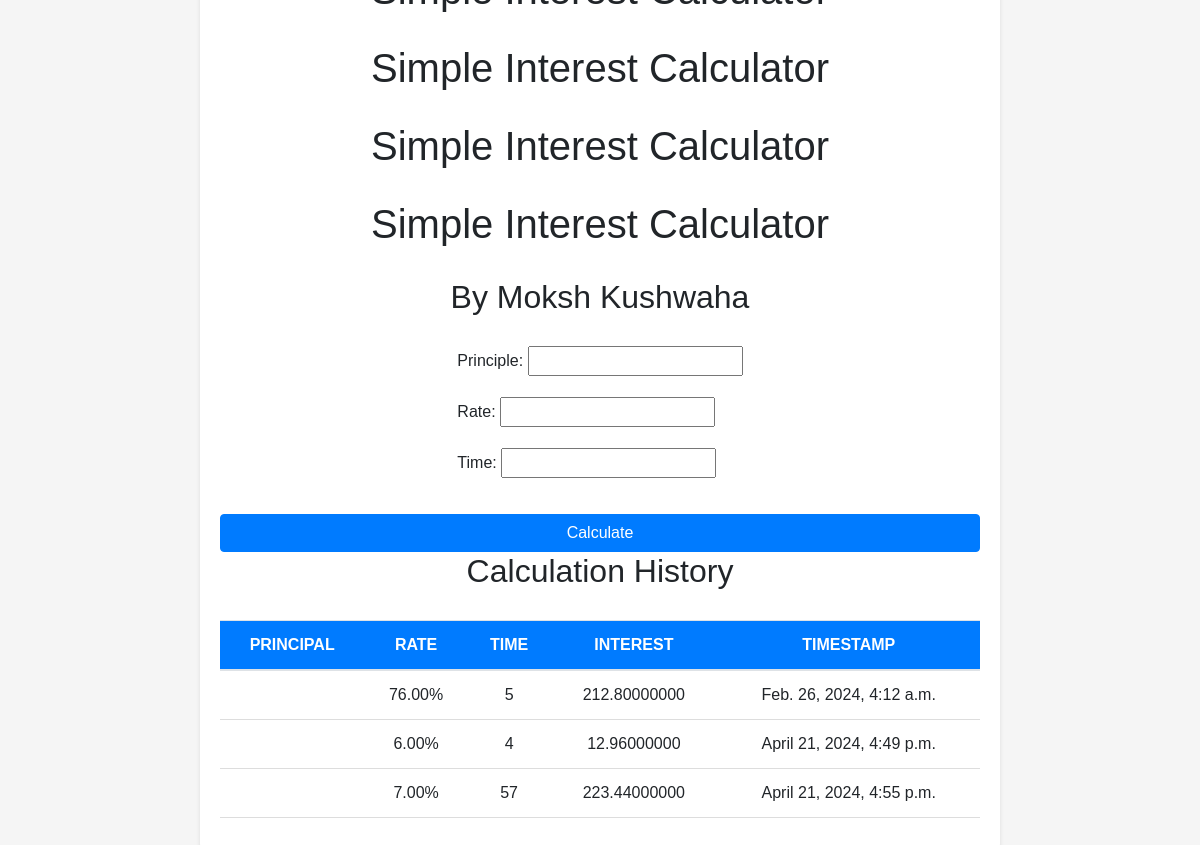
The page / on the database its author committed.
### calc/models.py (models this page shows)
class Calculation(models.Model):
    principle = models.DecimalField(max_digits=10, decimal_places=2)
    rate = models.DecimalField(max_digits=10, decimal_places=2)
    time = models.IntegerField()
    result = models.DecimalField(max_digits=15, decimal_places=8)
    timestamp = models.DateTimeField(auto_now_add=True)

### calc/views.py (the view)
# urls.py: path('', views.index, name='index'),
def index(request):
    if request.method == 'POST':
        form = calculationform(request.POST)
        if form.is_valid():
            instance = form.save(commit=False)
            instance.result = instance.principle * (instance.rate / 100) * instance.time
            instance.save()
        return redirect('index')
    else:
        form = calculationform()
    calculations = Calculation.objects.all().order_by('timestamp')
    return render(request, 'index.html', {'form':form, 'calculations':calculations})

### calc/forms.py
class calculationform(forms.ModelForm):
    class Meta:
        model = Calculation
        fields=['principle', 'rate', 'time']

### templates/index.html (shortened to what this page needs)
<!DOCTYPE html>
<html lang="en">
<head>
    <link rel="stylesheet" href="https://stackpath.bootstrapcdn.com/bootstrap/4.4.1/css/bootstrap.min.css">
</head>
<body>
    <div class="container">
        <h1>Simple Interest Calculator</h1>
        <h1>Simple Interest Calculator</h1>
        <h1>Simple Interest Calculator</h1>
        <h1>Simple Interest Calculator</h1>
        <h2>By Moksh Kushwaha</h2>
        <form method="POST">
            <div class="form-group">
                {{ form.as_p }}
            </div>
            <button type="submit" class="btn btn-primary btn-block">Calculate</button>
        </form>
        <h2>Calculation History</h2>
        <table class="table">
            <thead>
                <tr>
                    <th>Principal</th>
                    <th>Rate</th>
                    <th>Time</th>
                    <th>Interest</th>
                    <th>Timestamp</th>
                </tr>
            </thead>
            <tbody>
                {% for calculation in calculations %}
                <tr>
                    <td>{{ calculation.principal }}</td>
                    <td>{{ calculation.rate }}%</td>
                    <td>{{ calculation.time }}</td>
                    <td>{{ calculation.result }}</td>
                    <td>{{ calculation.timestamp }}</td>
                </tr>
                {% endfor %}
            </tbody>
        </table>
    </div>
</body>
</html>

### templates/index.html (style rules this page uses)
body { margin-top: 15px; font-family: Arial, sans-serif; background-color: #f5f5f5; display: flex; justify-content: center; align-items: center; height: 100vh; margin: 0; }
.container { max-width: 800px; padding: 20px; background-color: #fff; border-radius: 10px; box-shadow: 0 2px 4px rgba(0, 0, 0, 0.1); }
h1, h2 { text-align: center; margin-bottom: 30px; }
form { display: flex; flex-direction: column; align-items: center; }
.form-group { margin-bottom: 15px; }
.btn-block { width: 100%; }
table { width: 100%; border-collapse: collapse; }
th, td { padding: 12px; border-bottom: 1px solid #ddd; text-align: center; }
th { background-color: #007bff; color: #fff; text-transform: uppercase; }

### rows shown on the page
Calculation: rate "76.00", time "5", result "212.80000000", timestamp "Feb. 26, 2024, 4:12 a.m."
Calculation: rate "6.00", time "4", result "12.96000000", timestamp "April 21, 2024, 4:49 p.m."
Calculation: rate "7.00", time "57", result "223.44000000", timestamp "April 21, 2024, 4:55 p.m."
